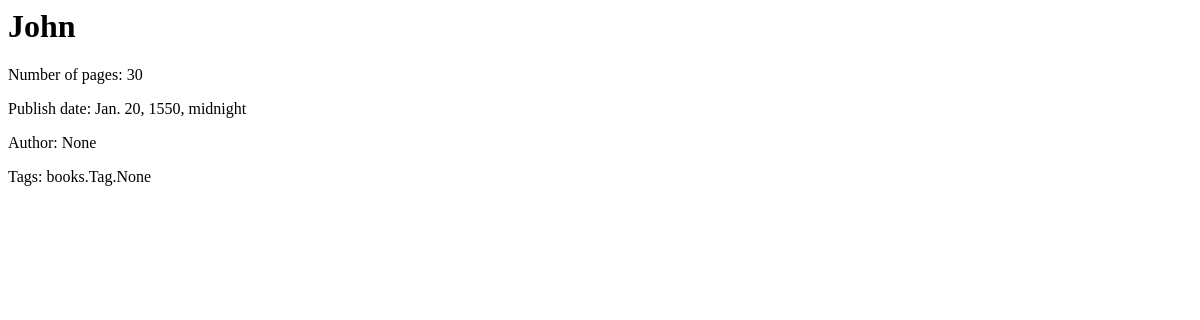
The page /books/1/ on the database as committed earlier.
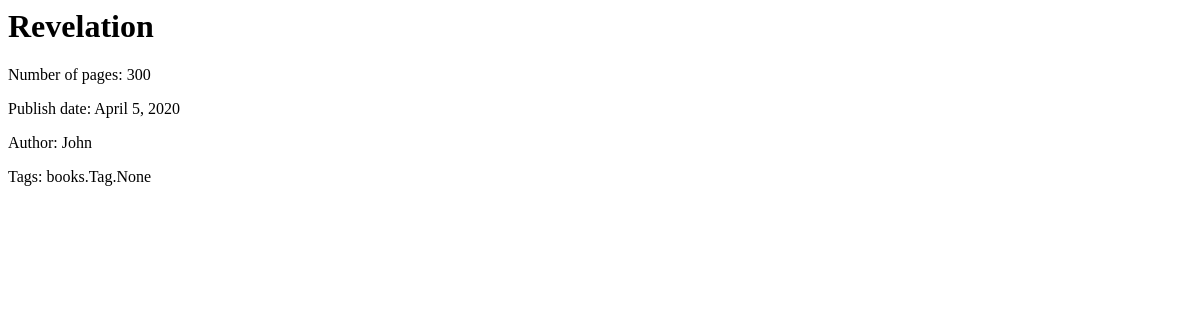
The same page on the database as committed later.
### books/models.py (models this page shows, shortened)
class Book(models.Model):
    title = models.CharField(max_length=200)
    num_pages = models.IntegerField(default=0)
    date_published = models.DateField(blank=True, null=True)
    author = models.ForeignKey(Author, null=True, on_delete=models.CASCADE)
    tags = models.ManyToManyField(Tag)

class Author(models.Model):
    name = models.CharField(max_length=200)
    birth_date = models.DateField()
    def __str__(self):
        return self.name

### books/views.py (the view)
# urls.py: path('<int:book_id>/', views.detail, name='detail')
def detail(request, book_id):
  context = {
    'book': Book.objects.get(id=book_id)
  }
  return render(request, 'detail.html', context)

### books/templates/detail.html
<h1> {{ book.title }} </h1>
<p>Number of pages: {{ book.num_pages }}</p>
<p>Publish date: {{ book.date_published }}</p>
<p>Author: {{ book.author }}</p>
<p>Tags: {{ book.tags }}</p>

Rows that differ between the two databases and show on the page:
changed Book "books.Tag.None": title "John" → "Revelation"; num_pages "30" → "300"; date_published "Jan. 20, 1550, midnight" → "April 5, 2020"; author "None" → "John"
